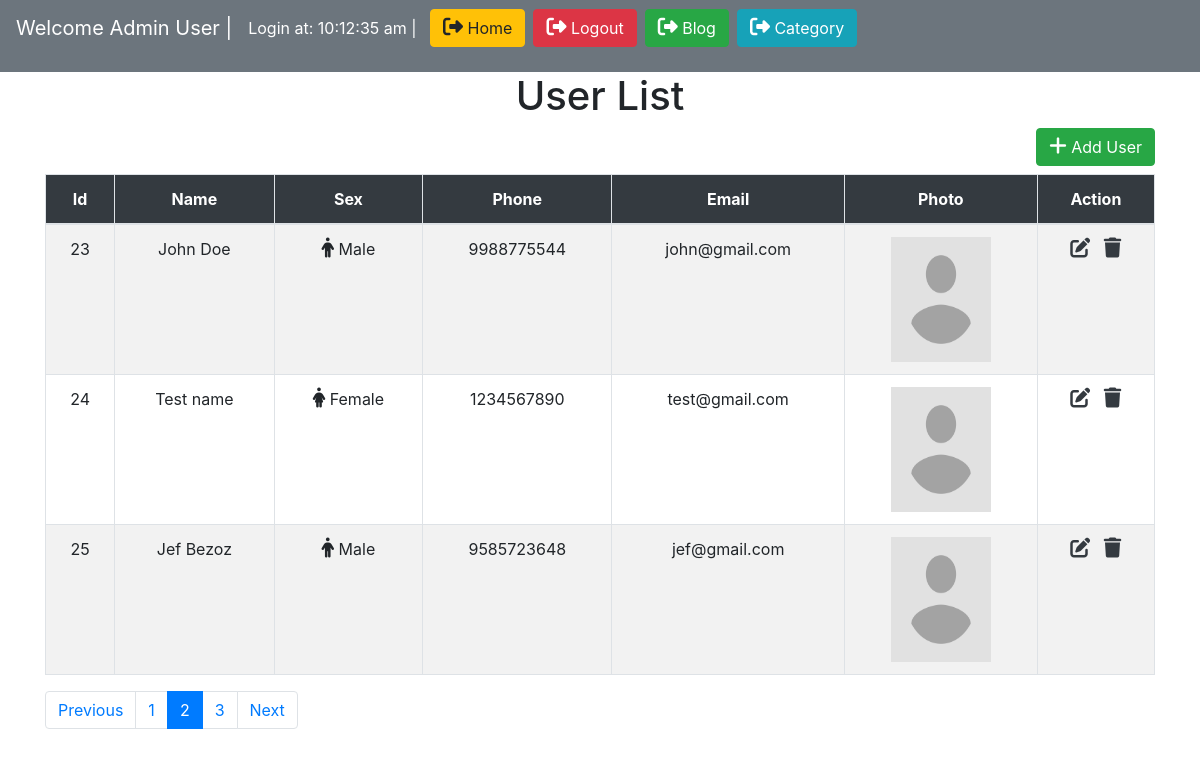
Page /index.php?page=2 (signed in) on the committed database.
### tables this page shows
CREATE TABLE `users` (
  `id` int NOT NULL,
  `name` varchar(255) NOT NULL,
  `sex` varchar(11) NOT NULL,
  `phone` bigint NOT NULL,
  `email` varchar(255) NOT NULL,
  `image` varchar(255) NOT NULL DEFAULT 'avatar.png'
);

### index.php (the view, shortened to what this page needs)
<?php
    include "config.php";
    $page = isset($_GET['page']) ? $_GET['page'] : 1;
    $limit = 3;
    $offset = ($page-1)*$limit;
    $sql = "SELECT * FROM users LIMIT $limit OFFSET $offset";
    $query = mysqli_query($link,$sql);
?>
<!DOCTYPE html>
<html lang="en">
<head>
    <link rel="stylesheet" href="https://maxcdn.bootstrapcdn.com/bootstrap/4.5.2/css/bootstrap.min.css">
</head>
<body>
    <?php
        include('include/header.php');
    ?>
    <div class="container">
        <h1 class="text-center">User List</h1>
        <div class="text-right"><a href="create.php" class="btn btn-success mb-2"><i class='fas fa-plus'></i> Add User</a></div>
        <table class="table table-bordered table-striped table-hover">
            <thead class="bg-dark text-center text-white">
                <tr>
                    <th>Id</th>
                    <th>Name</th>
                    <th>Sex</th>
                    <th>Phone</th>
                    <th>Email</th>
                    <th>Photo</th>
                    <th>Action</th>
                </tr>
            </thead>
            <tbody class="text-center">
                <?php if(mysqli_num_rows($query) == 0){ ?>
                    <tr><td colspan="7" class="text-center">No record found</td></tr>
                <?php }else{
                    $psql = "SELECT * FROM users";
                    $pquery = mysqli_query($link,$psql);
                    $total_record = mysqli_num_rows($pquery);
                    $total_page = ceil($total_record/$limit);
                    ?>
                    <?php while($row = mysqli_fetch_assoc($query)){ ?>
                    <tr>
                        <td><?php echo $row['id'] ?></td>
                        <td><?php echo $row['name'] ?></td>
                        <td>
                            <?php if($row['sex'] == 'male'){ ?>
                                <i class='fas fa-male'></i> Male
                            <?php } ?>
                            <?php if($row['sex'] == 'female'){ ?>
                                <i class='fas fa-female'></i> Female
                            <?php } ?>
                        </td>
                        <td><?php echo $row['phone'] ?></td>
                        <td><?php echo $row['email'] ?></td>
                        <td><img src="uploads/<?php echo $row['image'] ?>" width="100" height="125"></td>
                        <td>
                            <a href="update.php?id=<?php echo $row['id'] ?>" class="text-dark"><i class='fas fa-edit'></i></a>&nbsp;&nbsp;
                            <a href="delete.php?id=<?php echo $row['id'] ?>" class="text-dark"><i class='fas fa-trash'></i></a>
                        </td>
                    </tr>
                <?php }} ?>
            </tbody>
        </table>
        <ul class="pagination">
            <li class="page-item <?php echo ($page > 1) ? '' : 'disabled' ?>"><a class="page-link" href="index.php?page=<?php echo $page-1 ?>">Previous</a></li>
        <?php for($i=1;$i<=$total_page;$i++){ ?>
            <li class="page-item <?php echo ($page == $i) ? 'active' : '' ?>"><a class="page-link" href="index.php?page=<?php echo $i ?>"><?php echo $i ?></a></li>
        <?php } ?>
            <li class="page-item <?php echo ($total_page > $page) ? '' : 'disabled' ?>"><a class="page-link" href="index.php?page=<?php echo $page+1 ?>">Next</a></li>
        </ul>
    </div>
</body>
</html>

### index.php (style rules this page uses)
.fas { font-size: 20px; }

### rows in the picture
users: id "23", name "John Doe", sex "male" (drawn), phone "9988775544", email "john@gmail.com", image (placeholder picture)
users: id "24", name "Test name", sex "female" (drawn), phone "1234567890", email "test@gmail.com", image (placeholder picture)
users: id "25", name "Jef Bezoz", sex "male" (drawn), phone "9585723648", email "jef@gmail.com", image (placeholder picture)

### other values in the picture
$_SESSION['name'] "Admin User"
$_SESSION['login_at'] "10:12:35 am"
